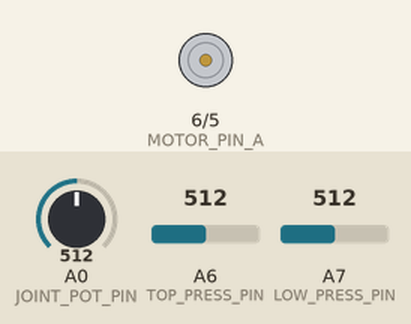
This sketch was run on a simulated Arduino Nano, built with avr-gcc and run on an emulated ATmega328P. On the bench: motor-driver pin pairs drawn as motors (green arrow = first pin HIGH = forward, orange = second pin HIGH = backward, longer = more drive). The inputs (shaded band) are chosen by the test bench; at power-on: A0 (JOINT_POT_PIN) = 512, A6 (TOP_PRESS_PIN) = 512, A7 (LOW_PRESS_PIN) = 512. What the sketch prints to the serial monitor is not drawn.

Above: at 1.2 s.
1.3 s: A0 (JOINT_POT_PIN) set to 106
At 1.38 s:
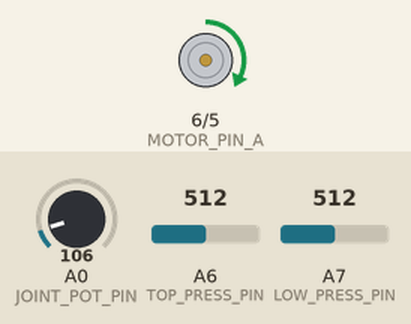
2.9 s: A0 (JOINT_POT_PIN) set to 89
At 4.4 s:
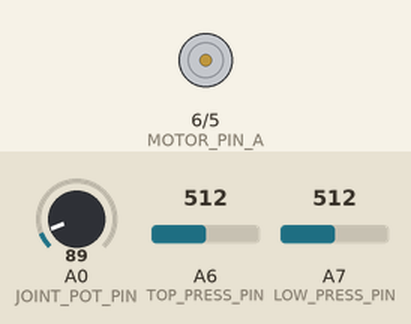
4.8 s: A0 (JOINT_POT_PIN) set to 122
At 4.89 s:
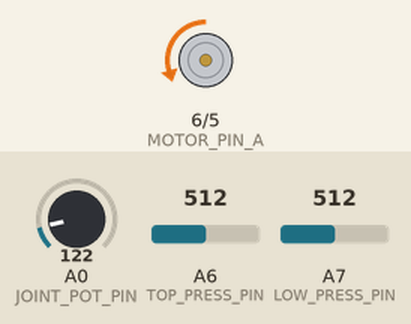
6.4 s: A0 (JOINT_POT_PIN) set to 683
At 8.0 s:
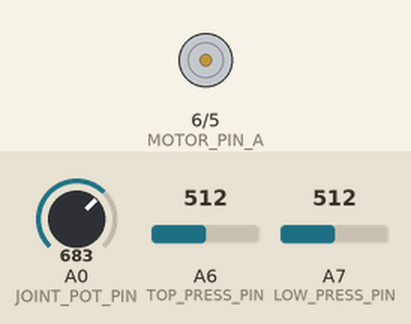
9.4 s: A0 (JOINT_POT_PIN) set to 710
At 10.6 s:
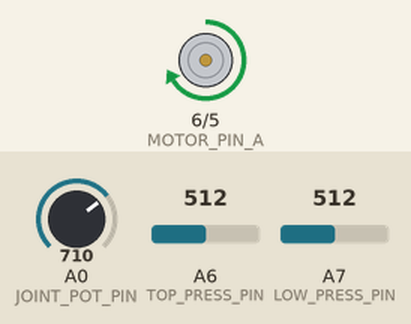
10.9 s: A6 (TOP_PRESS_PIN) set to 106
13.9 s: A6 (TOP_PRESS_PIN) set to 94
Timing chart, 0 to 16.6 s (numbered marks = the images above; inputs shaded):
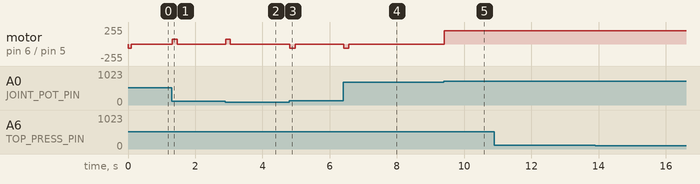

The sketch:

demo.ino
```cpp
/*************************************
 * Janey Farina
 * ES 100
 * Haptic Glove
 * tracking and blocking combined for demo
 *************************************/


//////////////////////////////////////////////////////////////////////////////
// SETUP
//////////////////////////////////////////////////////////////////////////////


// Pin Definitions
#define TOP_PRESS_PIN A6
#define LOW_PRESS_PIN A7
#define MOTOR_PIN_A 6
#define MOTOR_PIN_B 5
#define JOINT_POT_PIN A0
#define ENCODER_PIN_A A1
#define ENCODER_PIN_B A2

// Zone definitions
#define TRACK 1
#define BLOCK 0
#define TOUCH 1
#define NO_TOUCH 0
#define FLAG_HIGH 1
#define FLAG_LOW 0

int refAngle;
int zone;
int debounce;

int buff_len = 10;
int reg_buff[] = {0,0,0,0,0,0,0,0,0,0};

void setup() {
  pinMode(TOP_PRESS_PIN, INPUT);
  pinMode(LOW_PRESS_PIN, INPUT);
  pinMode(MOTOR_PIN_A, OUTPUT);
  pinMode(MOTOR_PIN_B, OUTPUT);
  pinMode(JOINT_POT_PIN, INPUT);
  pinMode(ENCODER_PIN_A, INPUT);
  pinMode(ENCODER_PIN_B, INPUT);

  Serial.begin(9600);

  refAngle = 700;
  zone = TRACK;
  debounce = FLAG_LOW;

}


//////////////////////////////////////////////////////////////////////////////
// Main Loop
//////////////////////////////////////////////////////////////////////////////


void loop() {
  int angle = analogRead(JOINT_POT_PIN);
  int topPress = analogRead(TOP_PRESS_PIN);
  int lowPress = analogRead(LOW_PRESS_PIN);
  zone = getZone(angle);
  int slope = findSlope(angle);


  Serial.print(angle);
  Serial.print(",");
  Serial.print(angle);
  Serial.print(",");
  Serial.print(topPress);
  Serial.print(",");
//  Serial.print(topPress);
//  Serial.print(",");
  Serial.print(lowPress);
  Serial.print(",");
//  Serial.println(zone * 500);

  if (zone == TRACK){
    if (slope > 0){
      forward(60);
    }
    else if (slope < 0){
      reverse(70);
    }
    else{
      motorstop();
    }
  }
  else if (zone == BLOCK){
    if (angle > refAngle){
      reverse(200);
      debounce = FLAG_HIGH;
    }
    if (angle < refAngle - 10){
      motorstop();
      debounce = FLAG_LOW;
    }
  }
  else{
    motorstop();
  }


  delay(10);
}

//////////////////////////////////////////////////////////////////////////////
// Magic Functions
//////////////////////////////////////////////////////////////////////////////


int getZone(int angle){
  if (angle > refAngle){
    return BLOCK;
  }
  else{
    return TRACK;
  }
}


int findSlope(int potValue){
  for(int i = 0; i < buff_len - 1; i++){
    reg_buff[i] = reg_buff[i+1];
  }
  reg_buff[buff_len - 1] = potValue;

  int slope1 = reg_buff[buff_len/2 - 1] - reg_buff[0];
  int slope2 = reg_buff[buff_len - 1] - reg_buff[buff_len/2 - 1];

  return (slope1+slope2)/2;
}


//////////////////////////////////////////////////////////////////////////////
// Motor Control
//////////////////////////////////////////////////////////////////////////////


void forward(int mspeed) {
  digitalWrite(MOTOR_PIN_A, LOW);
  analogWrite(MOTOR_PIN_B, mspeed);
}

void reverse(int mspeed) {
  analogWrite(MOTOR_PIN_A, mspeed);
  digitalWrite(MOTOR_PIN_B, LOW);
}

void motorstop() {
  digitalWrite(MOTOR_PIN_A, LOW);
  digitalWrite(MOTOR_PIN_B, LOW);
}
```

Measured:
- the behaviour switches between 100 and 99 on A0 (JOINT_POT_PIN) (found by bisection; images 1 and 2)
- the behaviour switches between 700 and 701 on A0 (JOINT_POT_PIN) (found by bisection; images 4 and 5)
- after the input at 1.3 s, motor on pin 6 (MOTOR_PIN_A) / pin 5 (MOTOR_PIN_B): stopped → forward 70/255 at once, → stopped 0.15 s later
- after the input at 2.9 s, motor on pin 6 (MOTOR_PIN_A) / pin 5 (MOTOR_PIN_B): stopped → forward 70/255 at once, → stopped 0.13 s later
- after the input at 4.8 s, motor on pin 6 (MOTOR_PIN_A) / pin 5 (MOTOR_PIN_B): stopped → backward 60/255 at once, → stopped 0.15 s later
- after the input at 6.4 s, motor on pin 6 (MOTOR_PIN_A) / pin 5 (MOTOR_PIN_B): stopped → backward 60/255 at once, → stopped 0.15 s later
- after the input at 9.4 s, motor on pin 6 (MOTOR_PIN_A) / pin 5 (MOTOR_PIN_B): stopped → forward 200/255 at once
- after the input at 10.9 s, every drawn part: stays the same
- after the input at 13.9 s, every drawn part: stays the same
